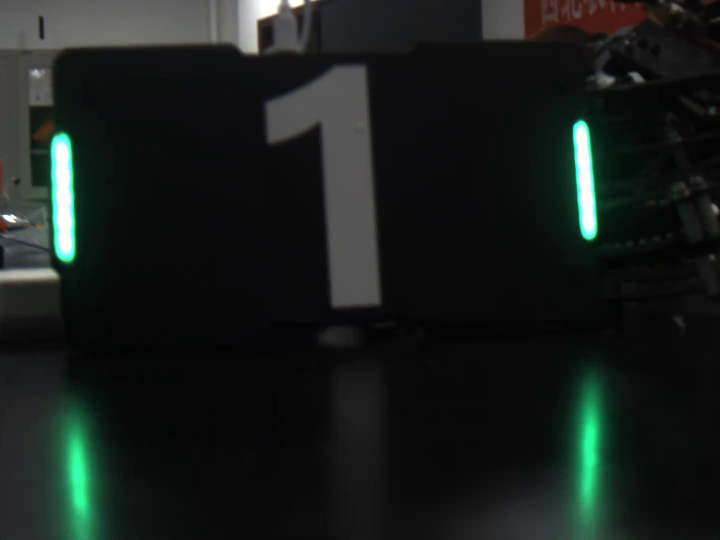
#> input picture frame 13 of data/armor_mvs.avi, 1440 x 1080 px, given in place of calib_mvs.avi, which was not available (shown at 1/2 size)
$ python prepare_calib_frames.py
#> lines starting #> are read from the running program, lines starting #| are printed output that depends on the picture
### config.py
# -*- coding: utf-8 -*-
"""
全局配置文件
集中管理路径、相机、棋盘格标定板、装甲板物理尺寸、灯条筛选、PnP 与卡尔曼滤波参数。

本项目的真实数据全部由虚拟机中的海康 MVS 客户端 / MVS SDK 采集：
    相机型号   : MV-CS016-10UC（USB3.0 彩色工业相机）
    采集分辨率 : 1440 x 1080
    标定板     : 7x10 格棋盘格，内角点 (6, 9)，单格边长 26 mm
    装甲板     : 绿色灯条大装甲板，灯条中心距 235 mm，灯条长度 55 mm

如更换相机/标定板/装甲板，请重点核对：
    1. SQUARE_SIZE_MM  —— 棋盘格单个方格的实际边长（用尺子量）
    2. ARMOR_WIDTH_MM / ARMOR_HEIGHT_MM —— 装甲板实际尺寸（用尺子量）
    3. CHESSBOARD_COLS / CHESSBOARD_ROWS —— 棋盘格内角点数量
    4. FRAME_WIDTH / FRAME_HEIGHT —— 必须与采集分辨率一致
"""
from pathlib import Path

# ---------------------------------------------------------------- 路径
PROJECT_ROOT = Path(__file__).resolve().parent
CALIB_DIR = PROJECT_ROOT / "calibration"
CALIB_IMAGE_DIR = CALIB_DIR / "calib_images"          # 批量标定图片存放目录
CALIB_SNAPSHOT_DIR = CALIB_DIR / "snapshots"          # 实时抓拍图片存放目录
CALIB_PARAM_PATH = CALIB_DIR / "camera_params.npz"    # 标定结果文件
LOG_DIR = PROJECT_ROOT / "logs"                       # CSV 数据与分析图表
ASSET_DIR = PROJECT_ROOT / "assets"                   # 运行截图、演示视频
DATA_DIR = PROJECT_ROOT / "data"                      # MVS 采集的原始视频
TOOLS_DIR = PROJECT_ROOT / "tools"                    # 辅助脚本

for _d in (CALIB_IMAGE_DIR, CALIB_SNAPSHOT_DIR, LOG_DIR, ASSET_DIR,
           DATA_DIR, TOOLS_DIR):
    _d.mkdir(parents=True, exist_ok=True)

# ---------------------------------------------------------------- 相机
CAMERA_MODEL = "Hikrobot MV-CS016-10UC (MVS, VMware Ubuntu)"
CAMERA_ID = 0
FRAME_WIDTH = 1440             # 必须与 MVS 采集分辨率一致
FRAME_HEIGHT = 1080
CAMERA_FPS = 47.67             # MVS 录制视频的实际帧率

# MVS 原始素材（真实连续帧，非模拟数据）
MVS_ARMOR_VIDEO = DATA_DIR / "armor_mvs.avi"        # 装甲板移动/变距离
MVS_CALIB_VIDEO = DATA_DIR / "calib_mvs.avi"        # 棋盘格多视角视频

# ---------------------------------------------------------------- 棋盘格标定
# 内角点 = (格子列数 - 1, 格子行数 - 1)
CHESSBOARD_COLS = 6
CHESSBOARD_ROWS = 9
SQUARE_SIZE_MM = 26.0          # 实测：单个方格边长 26 mm
CALIB_FLAGS = None             # 自适应阈值等标志，None 表示默认

# ---------------------------------------------------------------- 装甲板物理尺寸 (mm)
# 由真实正面帧的 2D 宽高比（约 4.25）反推 + 实测确认：
# 两灯条中心距 235 mm，灯条长度 55 mm（RoboMaster 大装甲板标准尺寸附近）
# 三维模型点与图像角点 lt/rt/rb/lb 一一对应，尺寸错误会直接让 Z 与姿态失真
ARMOR_WIDTH_MM = 235.0
ARMOR_HEIGHT_MM = 55.0
ARMOR_COLOR = "green"          # "red" / "blue" / "green"

# 灯条轮廓筛选（minAreaRect 拟合结果）
LIGHT_MIN_AREA = 30.0          # 最小面积（像素），分辨率变化时需调整
LIGHT_MIN_RATIO = 1.6          # 灯条长边 / 短边 下限（灯条是细长矩形）
LIGHT_MAX_ANGLE_DEG = 35.0     # 灯条与竖直方向最大夹角（度）

# 灯条配对条件
PAIR_MAX_HIGH_DIFF_RATIO = 0.55   # 两灯条长度差 / 平均长度 上限
PAIR_MAX_CENTER_ANGLE_DEG = 12.0  # 两灯条中心连线与水平方向夹角上限
PAIR_MIN_W_H_RATIO = 1.0          # 装甲板宽 / 灯条长度 范围
PAIR_MAX_W_H_RATIO = 6.0
PAIR_MAX_LIGHT_ANGLE_DIFF = 25.0  # 两灯条自身倾斜角之差上限

# ---------------------------------------------------------------- PnP
# ITERATIVE: 通用迭代法(默认)；IPPE: 平面四点专用，4 点时更稳；EPNP: 至少 4 点
PNP_METHOD = "ITERATIVE"
USE_DISTORTION = True          # PnP 时是否传入畸变系数

# ---------------------------------------------------------------- 卡尔曼滤波
# 状态向量 x = [px, py, pz, vx, vy, vz]^T（6 维），观测 z = [px, py, pz]^T（3 维）
# 过程噪声采用“连续白噪声加速度”模型，只需一个加速度噪声标准差
KF_MEASURE_NOISE = 5.0         # 测量噪声标准差(mm)，越大越平滑、越信任预测
KF_ACCEL_NOISE = 600.0         # 过程噪声加速度标准差(mm/s^2)，越大越能跟上机动
KF_INIT_POS_STD = 10.0         # 初始位置不确定度(mm)
KF_INIT_VEL_STD = 80.0         # 初始速度不确定度(mm/s)
PREDICT_FRAMES = 5             # 向未来预测的帧数（用于运动预测展示）
MAX_LOST_FRAMES = 30           # 连续丢失超过该帧数则重置滤波器

# ---------------------------------------------------------------- 可视化
WINDOW_NAME = "Armor PnP + Kalman (q:quit s:snapshot r:reset)"
PLOT_WINDOW_NAME = "Trend: measurement / filtered / predicted"
PLOT_HISTORY = 150             # 趋势图保留的最近帧数
CSV_PATH = LOG_DIR / "pnp_log.csv"
DEMO_VIDEO_PATH = ASSET_DIR / "demo_video.mp4"

# 演示视频版式（画面 + 趋势图 + 标题栏）
DEMO_FRAME_W = 960
DEMO_FRAME_H = 720
DEMO_TREND_W = 640
DEMO_HEADER_H = 56
DEMO_GAMMA = 0.62              # 仅用于显示的伽马提亮；检测始终使用原始帧
DEMO_FPS = 24.0                # 输出帧率（把 2.8s 原始片段放慢便于观察）

# 颜色 (BGR)
COLOR_MEASURE = (0, 165, 255)   # 原始测量：橙色
COLOR_FILTER = (0, 255, 0)      # 滤波结果：绿色
COLOR_PREDICT = (0, 0, 255)     # 预测结果：红色
COLOR_CORNER = (255, 200, 0)    # 角点：蓝色

### tools/prepare_calib_frames.py
# -*- coding: utf-8 -*-
"""
从 MVS 采集的棋盘格视频中挑选不同位置/角度的帧，补充为标定图片。

作业要求「采集不同位置、不同角度的标定图像」。本项目把 MVS 客户端录制的
棋盘格视频 data/calib_mvs.avi 逐帧检测角点，再用最远点采样挑出视角差异
最大的若干帧，写入 calibration/calib_images/，随后可直接运行：
    python camera_calibration.py --mode images

运行：
    python tools/prepare_calib_frames.py --count 16
"""
import argparse
import os
import sys

import cv2
import numpy as np

sys.path.insert(0, os.path.dirname(os.path.dirname(os.path.abspath(__file__))))
import config  # noqa: E402

FLAGS = cv2.CALIB_CB_ADAPTIVE_THRESH + cv2.CALIB_CB_NORMALIZE_IMAGE


def detect(gray, pattern):
    ret, c = cv2.findChessboardCorners(gray, pattern, FLAGS)
    if ret:
        return c
    ret, c = cv2.findChessboardCornersSB(gray, pattern, None)
    return c if ret else None


def feature(points, w, h):
    """用角点云的形状描述视角，用于挑选差异大的帧。"""
    p = points.reshape(-1, 2)
    return np.array([
        p[:, 0].mean() / w, p[:, 1].mean() / h,
        (p[:, 0].max() - p[:, 0].min()) / w,
        (p[:, 1].max() - p[:, 1].min()) / h,
        (p[0, 0] - p[-1, 0]) / w,
        (p[0, 1] - p[-1, 1]) / h,
    ], np.float64)


def main():
    ap = argparse.ArgumentParser()
    ap.add_argument("--video", default=str(config.MVS_CALIB_VIDEO))
    ap.add_argument("--count", type=int, default=16)
    ap.add_argument("--step", type=int, default=3, help="每隔几帧检测一次")
    ap.add_argument("--out", default=str(config.CALIB_IMAGE_DIR))
    args = ap.parse_args()
    os.makedirs(args.out, exist_ok=True)

    cap = cv2.VideoCapture(args.video)
    if not cap.isOpened():
        raise SystemExit(f"无法打开棋盘格视频: {args.video}")
    pattern = (config.CHESSBOARD_COLS, config.CHESSBOARD_ROWS)
    cands = []
    idx = 0
    while True:
        ok, frame = cap.read()
#> frame is the input picture: shape (1080, 1440, 3); mean B, G, R 27.6, 29.7, 24.2
        if not ok:
            break
        if idx % args.step == 0:
            gray = cv2.cvtColor(frame, cv2.COLOR_BGR2GRAY)
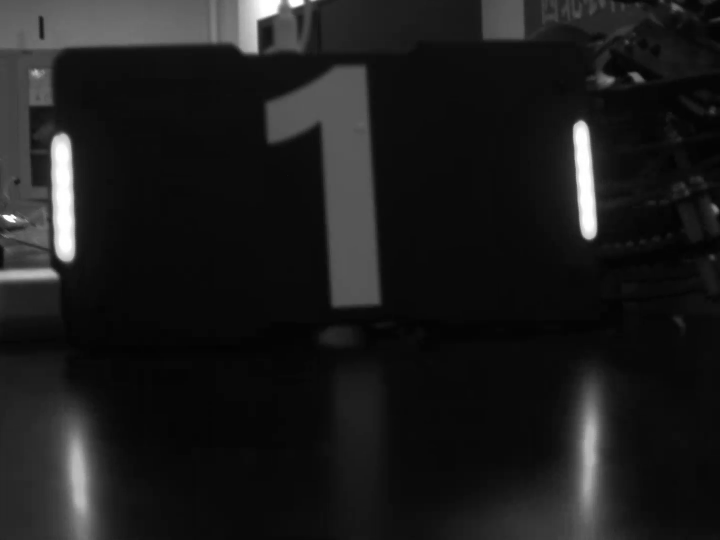
#> gray: shape (1080, 1440) (shown at 1/2 size); min 2, max 255, mean 27.8
            corners = detect(gray, pattern)
#> in detect, `ret, c = cv2.findChessboardCorners(gray, pattern, FLAGS)`: ret = False; c = None
#> corners = None
            if corners is not None:
                h, w = gray.shape[:2]
                cands.append((idx, frame.copy(), feature(corners, w, h)))
        idx += 1
    cap.release()
    print(f"检测到角点的候选帧: {len(cands)} / {idx}")
    if len(cands) < 3:
        raise SystemExit("可用帧过少，请重新采集棋盘格视频")

    center = np.mean(np.stack([c[2] for c in cands]), axis=0)
    first = int(np.argmin([np.linalg.norm(c[2] - center) for c in cands]))
    chosen, remaining = [first], [k for k in range(len(cands)) if k != first]
    while remaining and len(chosen) < args.count:
        best, best_d = None, -1.0
        for k in remaining:
            d = min(np.linalg.norm(cands[k][2] - cands[j][2]) for j in chosen)
            if d > best_d:
                best_d, best = d, k
        chosen.append(best)
        remaining.remove(best)
    chosen.sort(key=lambda k: cands[k][0])

    for j, k in enumerate(chosen):
        fid, frame, _ = cands[k]
        out = os.path.join(args.out, f"mvs_video_{j:02d}_f{fid:03d}.jpg")
        cv2.imwrite(out, frame, [cv2.IMWRITE_JPEG_QUALITY, 92])
    print(f"已写入 {len(chosen)} 张多角度标定图 -> {args.out}")
    print("帧号:", [cands[k][0] for k in chosen])


if __name__ == "__main__":
    main()

$ run again, starting later in the video
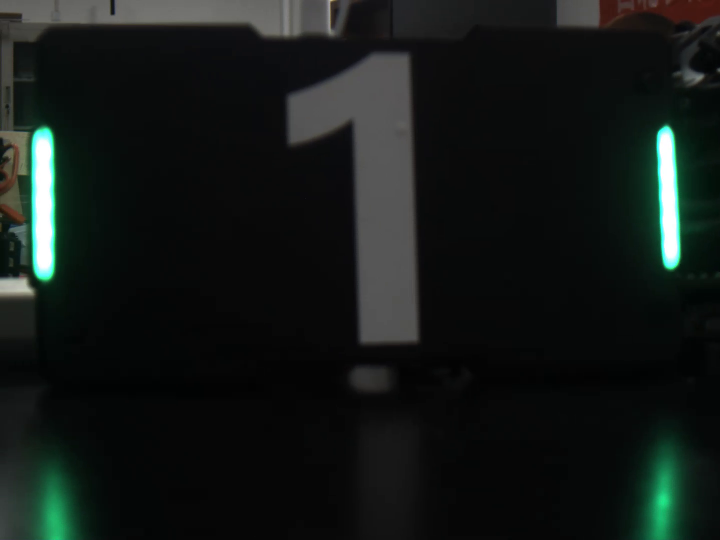
#> input picture frame 59 of data/armor_mvs.avi, 1440 x 1080 px, given in place of calib_mvs.avi, which was not available (shown at 1/2 size)
#> in main, frame is the input picture: shape (1080, 1440, 3); mean B, G, R 23.2, 25.3, 20
#> in main, `gray = cv2.cvtColor(frame, cv2.COLOR_BGR2GRAY)`:
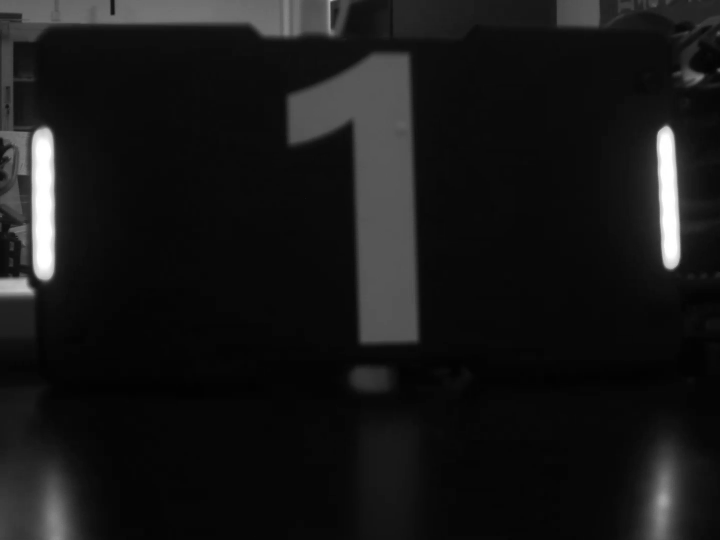
#> gray: shape (1080, 1440) (shown at 1/2 size); min 2, max 255, mean 23.3
#> ret = False; c = None
